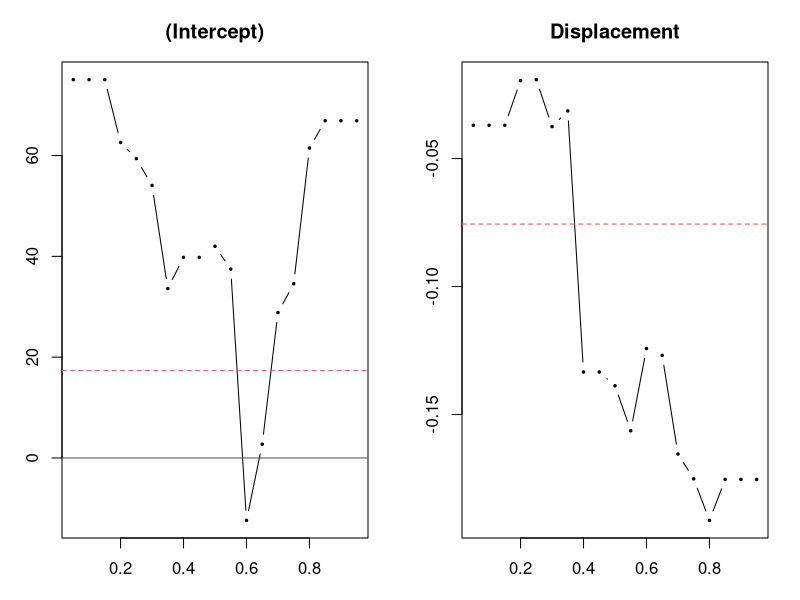
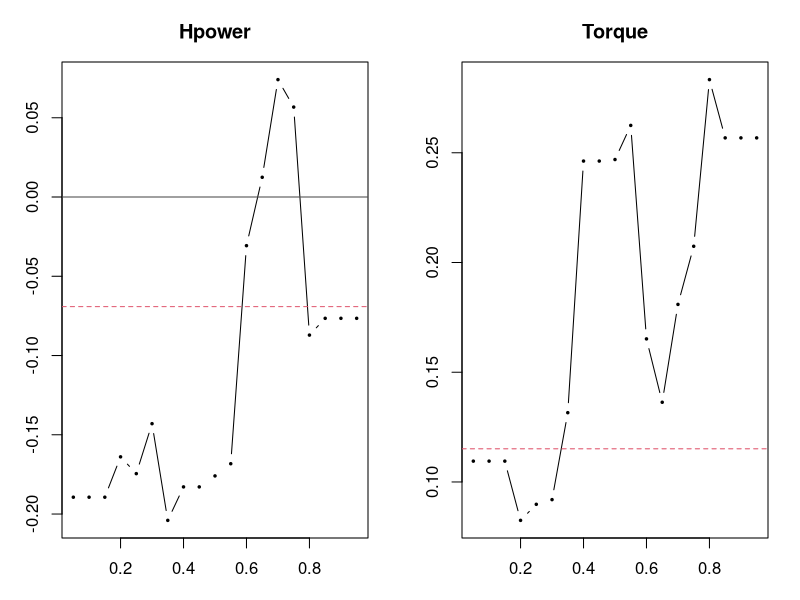
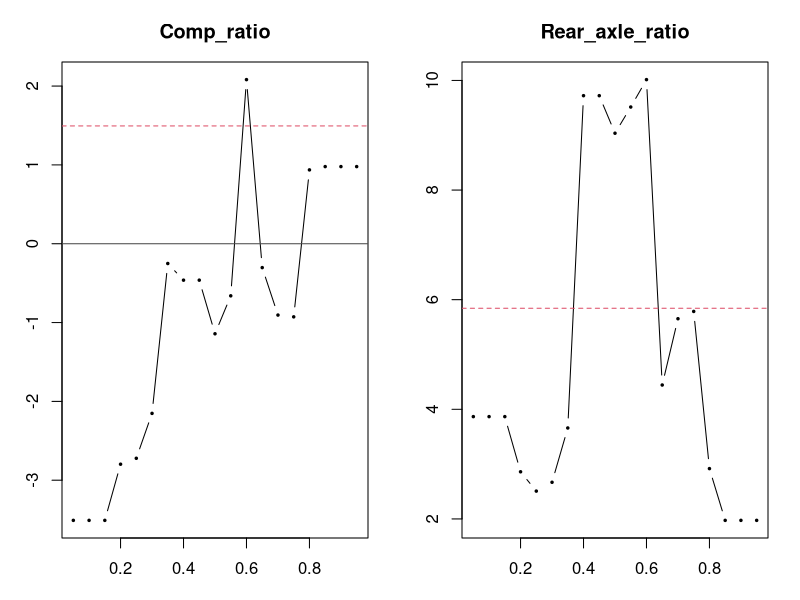
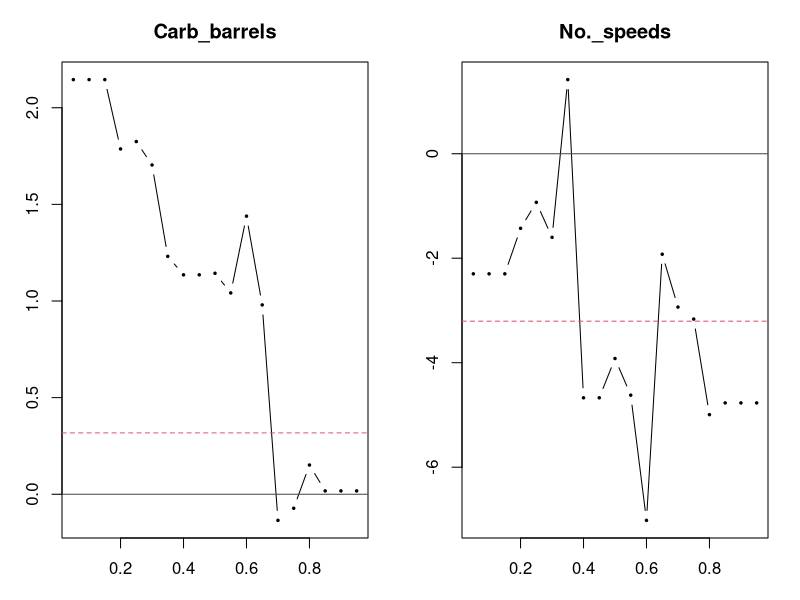
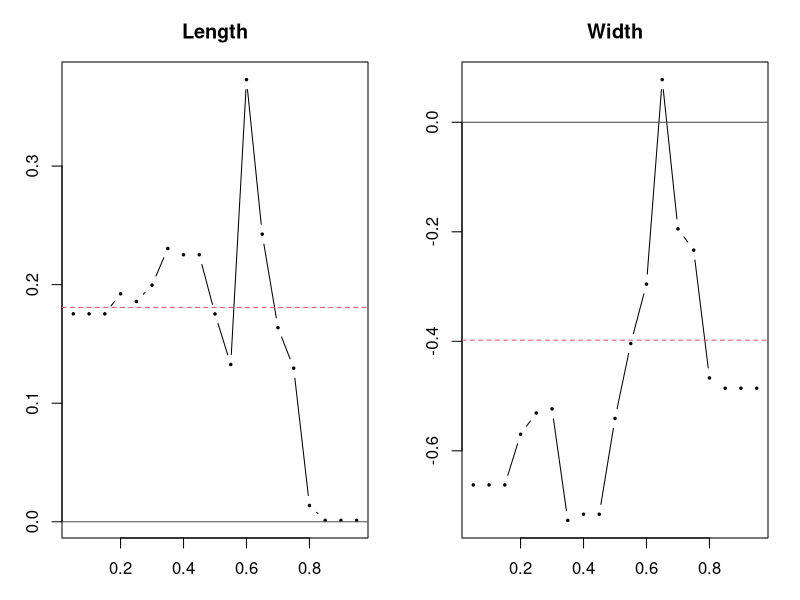
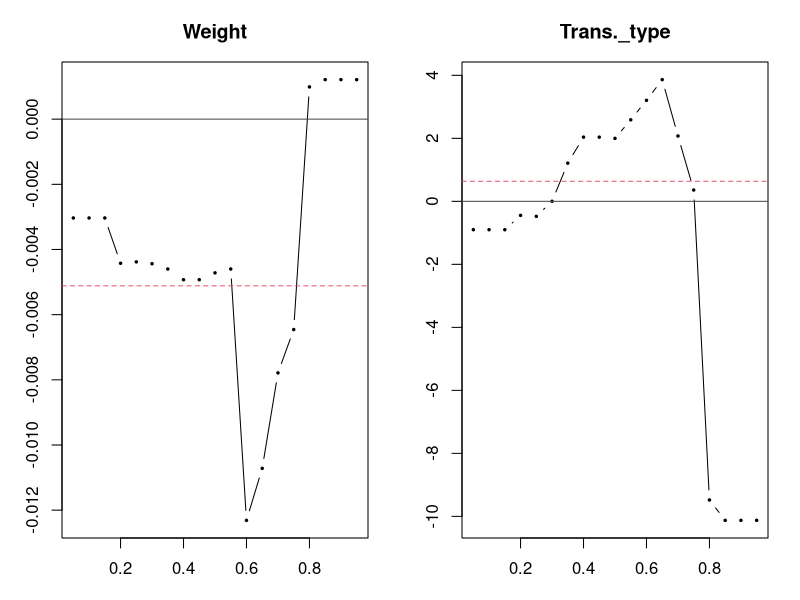
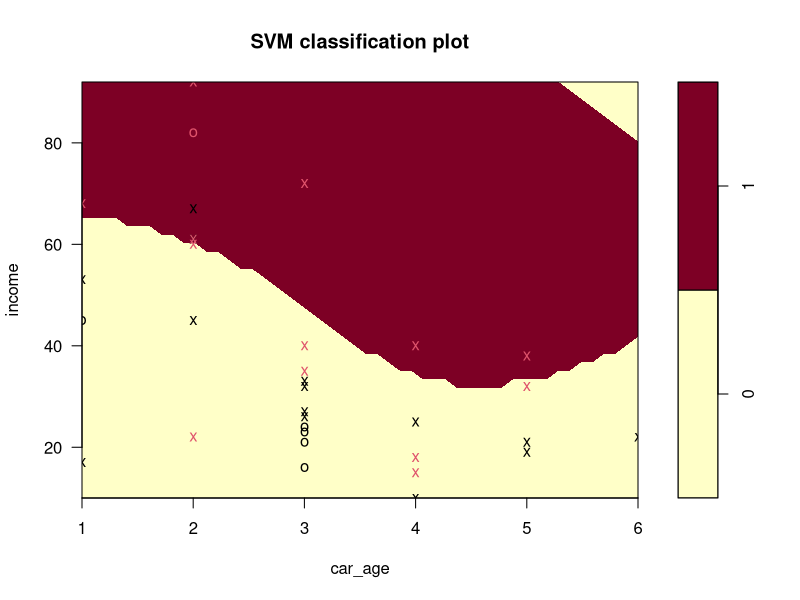

R code for these plots, in order:
## ---- chunk 1
knitr::opts_chunk$set(echo = TRUE)
## ---- chunk 2
gas_mileage <- read.csv("gas_mileage.csv")
## ---- chunk 3
library(quantreg)
seq = seq(0.05, 0.95, 0.05)
rfit <- rq(Mpg ~ ., tau = seq, data = gas_mileage)
summary(rfit)
## ---- chunk 4
plot(rfit, mfrow=c(1,2))
## ---- chunk 5
rfit1 <- rq(Mpg ~ ., tau = .5, data = gas_mileage)
summary(rfit1, se = "boot")
## ---- chunk 6
car <- read.csv("car.csv")
## ---- chunk 7
library(e1071)
svm = svm(factor(y) ~ ., data = car)
summary(svm)
## ---- chunk 8
plot(svm, car, income~car_age)
## ---- chunk 9
newdata <- data.frame(income = 50, car_age = 5)
newdata
## ---- chunk 10
newdata$pred <- predict(svm, newdata = newdata, type = "response")
newdata
